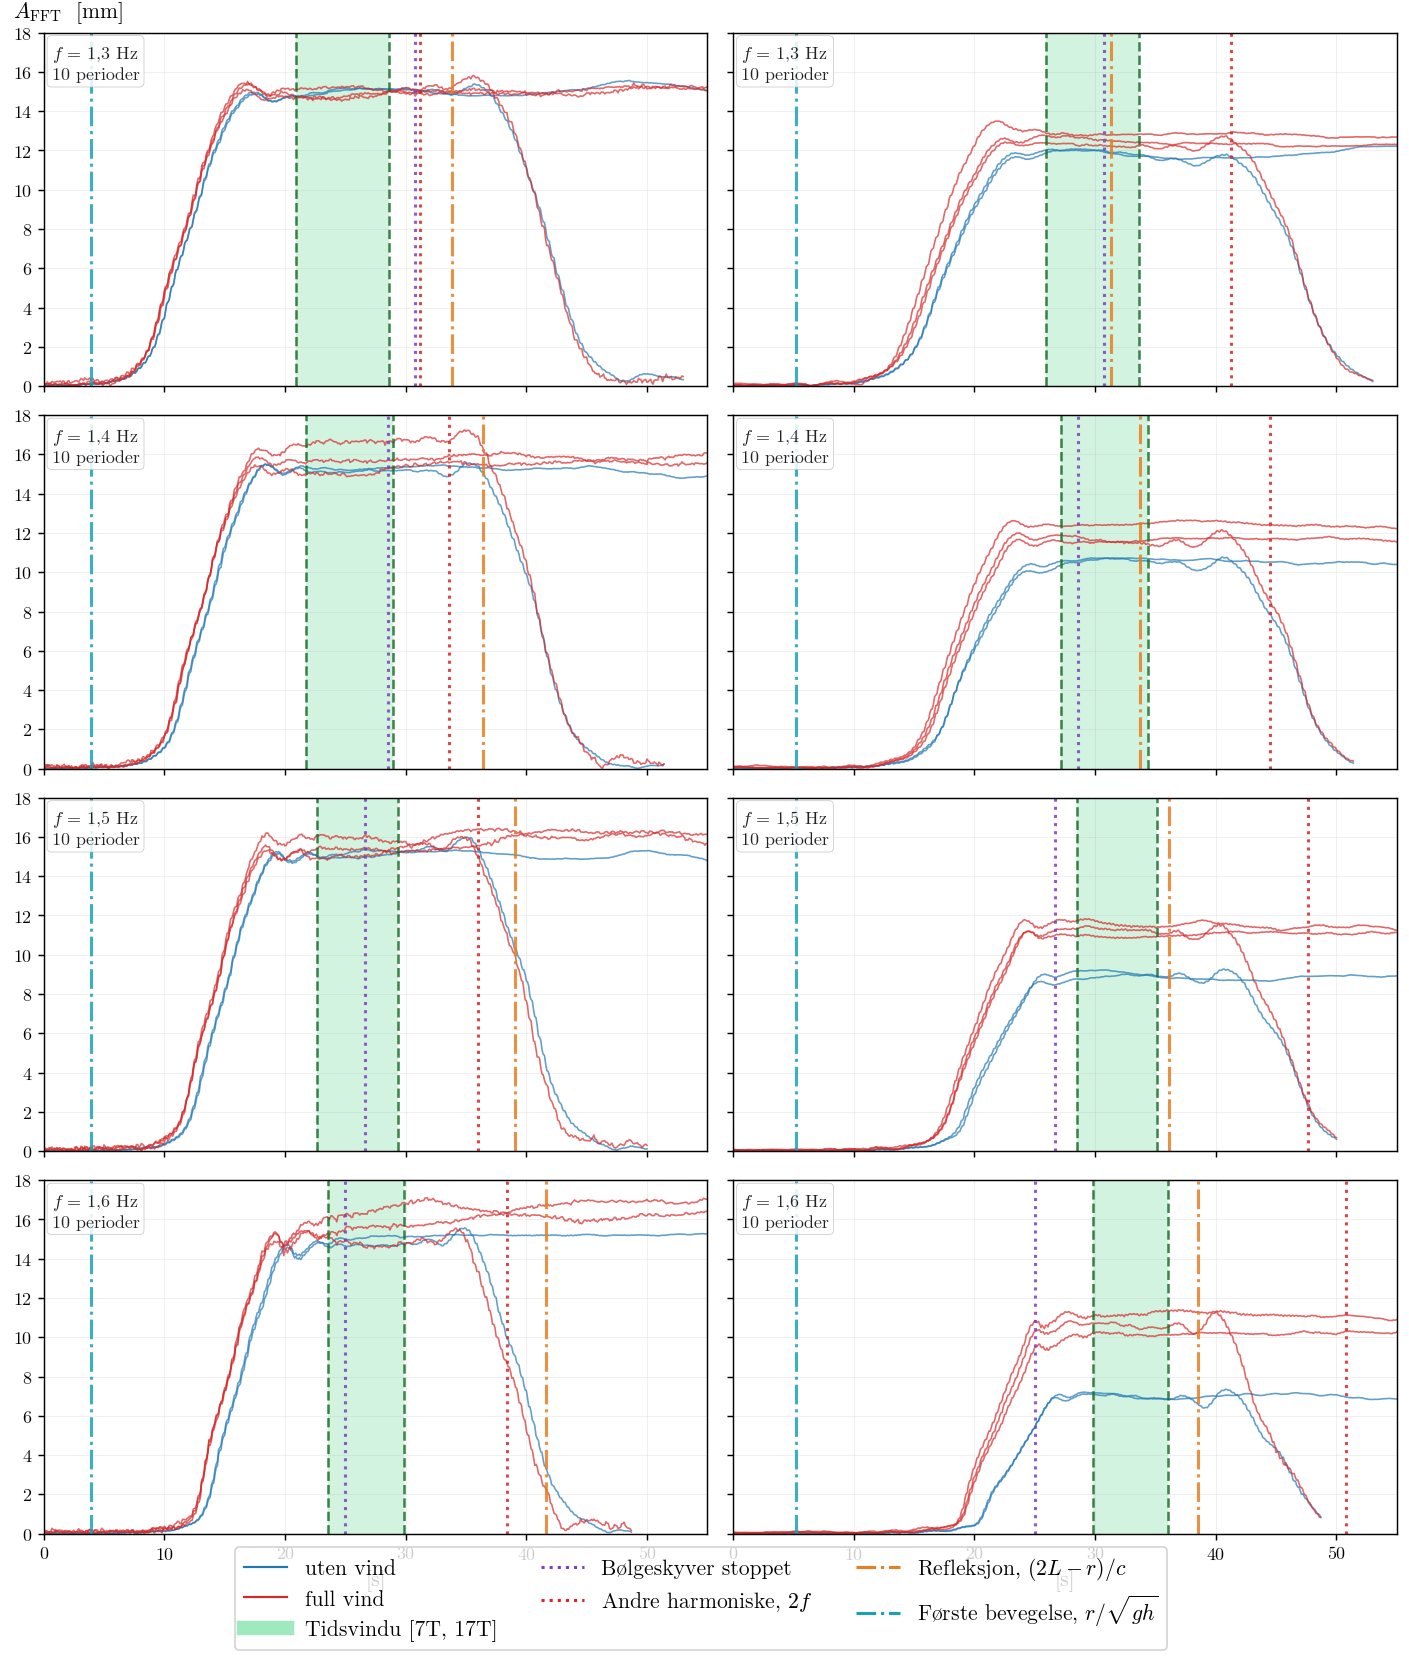

This figure's Python source:
"""
Plateau overview at A_2 (0.20 V) — sliding A_FFT(t) per (f, probe).
=====================================================================

Reader-facing figure: 4 rows (f = 1.3, 1.4, 1.5, 1.6 Hz) × 2 cols
(IN, OUT). Each panel overlays both wind conditions (blue = nowind,
red = fullwind, per project WIND_COLOR_MAP). One thin line per canon
run (cond4 March-2026 lowrange, full panel, 0.20 V, quality_ok). No
per40/per240 split — pooled per cell.

Sliding A_FFT(t) at the paddle frequency, window length matches
Option B: N(f) = {1.3:10, 1.4:13, 1.5:13, 1.6:13} periods. Step 0.1 s.

Visual claim: in every (f, probe, wind) cell, the chosen Option B
window (green band) sits inside a flat A_FFT plateau.

Layout decisions:
  * x-axis in seconds, [0, 80] uniform across panels — covers the
    whole per40 record length.
  * y-axis fixed [0, 20] mm across all 8 panels (same amp tier).
  * each individual run plotted as its own thin line (low alpha) —
    small N cells are honest; no median.
  * green band = Option B window applied at THE PROBE OF THE PANEL
    (so the green window sits where the FFT actually evaluates that
    probe's slice).
  * vertical purple dotted = per40 paddle stop (40/f).
  * vertical red dotted    = parasitic 2f arrival at THE PROBE OF THE PANEL.

Outputs (scratch only — promote to main_save_figures once approved):
    analysis_scratch/plateau_overview_A2.{pdf,png}

Run from repo root:
    /opt/anaconda3/envs/draumkvedet/bin/python analysis_scratch/plateau_overview_A2.py
"""

import sys
import warnings
from pathlib import Path

warnings.filterwarnings("ignore")

import numpy as np
import pandas as pd
import matplotlib

matplotlib.use("Agg")
import matplotlib.pyplot as plt
from matplotlib.lines import Line2D

BASE = Path(__file__).resolve().parent.parent
sys.path.insert(0, str(BASE))

import os
os.chdir(BASE)

from wavescripts.improved_data_loader import load_analysis_data, load_processed_dfs
from wavescripts.constants import c_group, HG
from wavescripts.plot_utils import apply_thesis_style, WIND_COLOR_MAP

apply_thesis_style()


# ── Config ──────────────────────────────────────────────────────────────
FS               = 250.0
FFT_BAND_HZ      = 0.05

THESIS_FREQS     = [1.3, 1.4, 1.5, 1.6]
TARGET_AMP       = 0.2
N_OFFSET         = 7
N_LENGTH         = 10                     # uniform across all thesis freqs

TANK_LENGTH_M    = 25.0   # wavemaker → back wall distance (round trip = 2L = 50 m)

# Seiche speed = √(g·h) — shallow-water (long-wave) speed in the tank.
# Hard-coded per user instruction; mirrors PHYSICS.GRAVITY and HG.TANK_DEPTH_M
# in wavescripts/constants.py.
SEICHE_SPEED_M_S = (9.81 * 0.58) ** 0.5     # ≈ 2.385 m/s

IN_PROBES        = ["9373/170", "9373/340"]
OUT_PROBE        = "12400/250"
PROBE_R_M        = {"9373/170": 9.373, "9373/340": 9.373, "12400/250": 12.400}
TANK_DEPTH_M     = HG.TANK_DEPTH_M
PER40_PERIODS    = 40

SLIDING_STEP_S   = 0.10
SLIDING_T_LO_S   = 0.0
SLIDING_T_HI_S   = 55.0     # crop after the post-window region of interest

Y_LO, Y_HI       = 0.0, 18.0    # mm — fits A_2 IN (~16) and OUT (~12) with margin

WINDS            = ["no", "full"]

# Canon — march-2026 cond4 lowrange
PROCESSED_DIRS = [
    Path("waveprocessed/PROCESSED-20260326-ProbePos4_31_FPV_2-tett6roof-under9Mooring-height100-lowrange"),
    Path("waveprocessed/PROCESSED-20260327-ProbePos4_31_FPV_2-tett6roof-under9Mooring30-height100-lowrange"),
]

OUT_PDF = Path(__file__).parent / "plateau_overview_A2.pdf"
OUT_PNG = Path(__file__).parent / "plateau_overview_A2.png"


# ── Helpers ─────────────────────────────────────────────────────────────
def fft_amp(seg, target_hz, fs=FS, band_hz=FFT_BAND_HZ):
    N = len(seg)
    if N < 4:
        return np.nan
    s = np.asarray(seg, dtype=float).copy()
    if np.isnan(s).any():
        idx = np.arange(N); good = ~np.isnan(s)
        if good.sum() < N * 0.9:
            return np.nan
        s = np.interp(idx, idx[good], s[good])
    freqs = np.fft.fftfreq(N, d=1.0 / fs)
    pos = freqs > 0
    pos_f = freqs[pos]
    mask = (pos_f >= target_hz - band_hz) & (pos_f <= target_hz + band_hz)
    if not mask.any():
        j = int(np.argmin(np.abs(pos_f - target_hz)))
    else:
        local = int(np.argmin(np.abs(pos_f[mask] - target_hz)))
        j = np.where(mask)[0][local]
    return float(2.0 * np.abs(np.fft.fft(s)[pos])[j] / N)


def get_eta(df, pos):
    for col in (f"eta_{pos}_interp", f"eta_{pos}"):
        if col in df.columns:
            return df[col].to_numpy(dtype=float)
    return None


def can_in(df):
    sigs = [get_eta(df, p) for p in IN_PROBES]
    sigs = [s for s in sigs if s is not None]
    if not sigs:
        return None
    nmin = min(len(s) for s in sigs)
    return np.nanmean(np.vstack([s[:nmin] for s in sigs]), axis=0)


def sliding_afft(signal, target_hz, window_s):
    N_win = int(round(window_s * FS))
    step  = int(round(SLIDING_STEP_S * FS))
    n_lo  = int(round(SLIDING_T_LO_S * FS))
    n_hi  = min(len(signal) - N_win, int(round(SLIDING_T_HI_S * FS)))
    if N_win >= len(signal) or n_hi <= n_lo:
        return np.array([]), np.array([])
    starts = np.arange(n_lo, n_hi + 1, step)
    ts = starts / FS
    A = np.array([fft_amp(signal[s:s + N_win], target_hz) for s in starts])
    return ts, A


# ── Load ────────────────────────────────────────────────────────────────
print("Loading meta + processed_dfs (canon March-2026 lowrange) …")
combined_meta, _, _, _ = load_analysis_data(*PROCESSED_DIRS, load_processed=False)
processed_dfs = load_processed_dfs(*PROCESSED_DIRS)

f_col = pd.to_numeric(combined_meta["WaveFrequencyInput [Hz]"], errors="coerce")
a_col = pd.to_numeric(combined_meta["WaveAmplitudeInput [Volt]"], errors="coerce")
mask = (
    np.isclose(a_col, TARGET_AMP, atol=0.01)
    & f_col.between(THESIS_FREQS[0] - 0.02, THESIS_FREQS[-1] + 0.02)
    & (combined_meta["PanelCondition"] == "full")
    & combined_meta["WindCondition"].isin(WINDS)
    & (combined_meta["quality_flag"] == "ok")
)
sel = combined_meta[mask].copy()
print(f"\n{len(sel)} canon runs at A_2 (0.20 V), full panel, quality ok.")


def runs_for(f, wind):
    return sel[np.isclose(pd.to_numeric(sel["WaveFrequencyInput [Hz]"], errors="coerce"),
                           f, atol=0.02)
               & (sel["WindCondition"] == wind)]


# ── Compute sliding A_FFT per (run, probe) ──────────────────────────────
print("\nComputing sliding A_FFT at IN and OUT per run …")
curves = {}    # (f, wind, probe_tag, path) -> (ts, A) in mm

for f in THESIS_FREQS:
    L_T = N_LENGTH
    window_s = L_T / f
    for wind in WINDS:
        rs = runs_for(f, wind)
        for _, r in rs.iterrows():
            df = processed_dfs.get(r["path"])
            if df is None:
                continue
            sig_in  = can_in(df)
            sig_out = get_eta(df, OUT_PROBE)
            if sig_in is not None:
                ts, A = sliding_afft(sig_in, f, window_s)
                curves[(f, wind, "IN", r["path"])] = (ts, A)
            if sig_out is not None:
                ts, A = sliding_afft(sig_out, f, window_s)
                curves[(f, wind, "OUT", r["path"])] = (ts, A)
        print(f"  f={f} Hz, wind={wind}: {len(rs)} runs")


# ── Geometry ────────────────────────────────────────────────────────────
def t_arr(r_m, f):     return r_m / c_group(f, TANK_DEPTH_M)
def t_paras(r_m, f):   return r_m / c_group(2.0 * f, TANK_DEPTH_M)


def c_phase(f_hz, h_m=TANK_DEPTH_M, g=9.81):
    """Phase velocity (celerity) under full dispersion ω² = gk·tanh(kh)."""
    from scipy.optimize import brentq
    omega = 2.0 * np.pi * f_hz
    k_deep = omega ** 2 / g
    if k_deep * h_m > 10.0:
        return g / (2.0 * np.pi * f_hz)
    def _disp(k): return omega ** 2 - g * k * np.tanh(k * h_m)
    k = brentq(_disp, 1e-4, 200.0)
    return float(np.sqrt(g / k * np.tanh(k * h_m)))


def t_refl(r_m, f):
    """Time at which the reflection off the back wall returns to a probe at r,
    measured from wavemaker start. Forward leg r→L plus return leg (L−r)→r:
        t_refl = (L + (L − r)) / c_phase = (2L − r) / c_phase
    """
    return (2.0 * TANK_LENGTH_M - r_m) / c_phase(f)


def t_seiche(r_m):
    """First-motion arrival at the probe — direct forward propagation of the
    long-wave (seiche-mode) disturbance launched at wavemaker start, at the
    shallow-water speed √(g·h). Frequency-independent.
        t_seiche = r / √(g·h)
    """
    return r_m / SEICHE_SPEED_M_S


# ── Figure: 4 rows × 2 cols ─────────────────────────────────────────────
fig, axes = plt.subplots(len(THESIS_FREQS), 2, figsize=(11, 13),
                         sharex=True, sharey=True)

PROBE_LABEL = {"IN": "IN  (canonical mean of 9373/170, 9373/340)",
               "OUT": "OUT  (12400/250)"}
PROBE_R_PANEL = {"IN": PROBE_R_M[IN_PROBES[0]], "OUT": PROBE_R_M[OUT_PROBE]}

for row_i, f in enumerate(THESIS_FREQS):
    L_T = N_LENGTH
    paddle_stop = PER40_PERIODS / f

    for col_i, probe_tag in enumerate(["IN", "OUT"]):
        ax = axes[row_i, col_i]
        r_m = PROBE_R_PANEL[probe_tag]
        t_arr_p   = t_arr(r_m, f)
        t_paras_p = t_paras(r_m, f)
        win_s     = t_arr_p + N_OFFSET / f
        win_e     = win_s + L_T / f

        for (ff, ww, pp, path), (ts, A) in curves.items():
            if ff != f or pp != probe_tag:
                continue
            color = WIND_COLOR_MAP[ww]
            ax.plot(ts, A, color=color, lw=0.9, alpha=0.7)

        # Option B window (green band)
        ax.axvspan(win_s, win_e, color="#2ECC71", alpha=0.22, lw=0)
        ax.axvline(win_s, color="#1A6E2A", ls="--", lw=1.4, alpha=0.85)
        ax.axvline(win_e, color="#1A6E2A", ls="--", lw=1.4, alpha=0.85)

        # Geometric reference times (now thicker; signal still on top via alpha)
        t_refl_p   = t_refl(r_m, f)
        t_seiche_p = t_seiche(r_m)
        ax.axvline(paddle_stop, color="#7F3FBF", ls=":",  lw=1.7, alpha=0.85)
        ax.axvline(t_paras_p,   color="#D62728", ls=":",  lw=1.7, alpha=0.85)
        ax.axvline(t_refl_p,    color="#E67E22", ls="-.", lw=1.7, alpha=0.85)
        ax.axvline(t_seiche_p,  color="#17A2B8", ls="-.", lw=1.7, alpha=0.85)

        # Header in upper-left corner — frequency (Norwegian comma) + window length
        f_label = f"{f:.1f}".replace(".", ",")
        ax.text(0.012, 0.97,
                f"$f$ = {f_label} Hz\n{L_T} perioder",
                transform=ax.transAxes, ha="left", va="top",
                fontsize=10, color="#222",
                bbox=dict(boxstyle="round,pad=0.25", fc="white",
                          ec="#bbb", alpha=0.85, lw=0.4))

        ax.set_ylim(Y_LO, Y_HI)
        ax.set_xlim(SLIDING_T_LO_S, SLIDING_T_HI_S)
        ax.grid(True, alpha=0.25, lw=0.4)
        ax.tick_params(labelsize=10)
        if row_i == len(THESIS_FREQS) - 1:
            ax.set_xlabel("[s]", fontsize=12)
        if col_i == 0 and row_i == 0:
            ax.set_ylabel(r"$A_\mathrm{FFT}$  [mm]", fontsize=12,
                          rotation=0, ha="left", va="bottom")

# Single legend at the bottom
legend_handles = [
    Line2D([], [], color=WIND_COLOR_MAP["no"],   lw=1.2, label="uten vind"),
    Line2D([], [], color=WIND_COLOR_MAP["full"], lw=1.2, label="full vind"),
    Line2D([], [], color="#2ECC71", lw=8, alpha=0.45,
           label=fr"Tidsvindu [{N_OFFSET}T, {N_OFFSET + N_LENGTH}T]"),
    Line2D([], [], color="#7F3FBF", ls=":", lw=1.7,
           label=r"Bølgeskyver stoppet"),
    Line2D([], [], color="#D62728", ls=":", lw=1.7,
           label=r"Andre harmoniske, $2f$"),
    Line2D([], [], color="#E67E22", ls="-.", lw=1.7,
           label=r"Refleksjon, $(2L-r)/c$"),
    Line2D([], [], color="#17A2B8", ls="-.", lw=1.7,
           label=r"Første bevegelse, $r/\sqrt{gh}$"),
]
fig.legend(handles=legend_handles, loc="lower center", ncol=3,
           fontsize=12, bbox_to_anchor=(0.5, -0.005), frameon=True)

# fig.suptitle(
#     f"$A_\\mathrm{{FFT}}(t)$ sliding plateau · $A_2$ ({TARGET_AMP:.2f} V) · "
#     f"canon March-2026 cond4 lowrange",
#     fontsize=10, y=0.995,
# )
fig.tight_layout(rect=[0, 0.025, 1, 0.97])

# Align the horizontal y-axis label's left edge with the leftmost edge of the
# top-row y-tick labels (matplotlib API: get_window_extent → axes-fraction
# transform). Only the top-left panel carries the label since y-axis is shared.
fig.canvas.draw()
_renderer = fig.canvas.get_renderer()
_ax = axes[0, 0]
_ticks = [t for t in _ax.yaxis.get_ticklabels()
          if t.get_visible() and t.get_text().strip()]
if _ticks:
    _left_disp = min(t.get_window_extent(renderer=_renderer).x0 for t in _ticks)
    _x_axes = _ax.transAxes.inverted().transform((_left_disp, 0))[0]
    _ax.yaxis.set_label_coords(_x_axes, 1.02)

fig.savefig(OUT_PDF, bbox_inches="tight")
fig.savefig(OUT_PNG, dpi=130, bbox_inches="tight")
plt.close(fig)
print(f"\nsaved → {OUT_PDF.relative_to(BASE)}")
print(f"        {OUT_PNG.relative_to(BASE)}")
